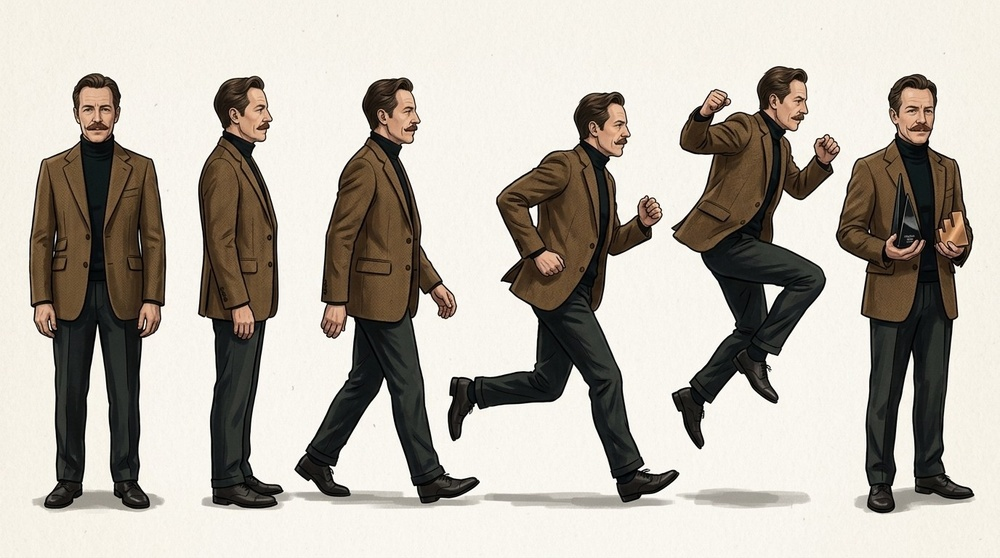
#> input picture Assets/References/ref_tester_turnaround_awards.jpg, 1000 x 558 px, shrunk from 1376 x 768 before the run
$ python -i paint.py   (imports and definitions only)
#> lines starting #> are read from the running program, lines starting #| are printed output that depends on the picture
"""Skia-based painting helpers giving a consistent ink + gouache look."""
import math
import numpy as np
import skia
from PIL import Image
from scipy import ndimage

# [1 line that did not run here, left out]


# [10 lines left out: functions surface, to_pil, not called in this run]


def to_np(surf):
    return np.asarray(to_pil(surf)).astype(np.float32)


# [60 lines left out: functions col, path_poly, path_smooth, fill, stroke, not called in this run]


def lin_grad(p0, p1, colors, pos=None):
    return skia.GradientShader.MakeLinear([skia.Point(*p0), skia.Point(*p1)], [col(c) for c in colors], pos)


def rad_grad(c, r, colors, pos=None):
    return skia.GradientShader.MakeRadial(skia.Point(*c), r, [col(c_) for c_ in colors], pos)


def noise_np(h, w, scale=1.0, seed=0, octaves=1):
    r = np.random.default_rng(seed)
    out = np.zeros((h, w), np.float32)
    amp = 1.0
    tot = 0
    for o in range(octaves):
        s = scale * (2 ** o)
        n = r.standard_normal((h, w)).astype(np.float32)
        if s > 0.3:
            n = ndimage.gaussian_filter(n, s)
            n /= (n.std() + 1e-6)
        out += n * amp
        tot += amp
        amp *= 0.5
    return out / tot


def gouache(img, strength=1.0, seed=0, grain=0.035, mottling=0.05, streak_dir=None, streak=0.0):
    """Apply paint texture to an RGBA float array (0..255): mottled pigment + paper grain."""
    a = img.astype(np.float32).copy()
    h, w = a.shape[:2]
    mot = noise_np(h, w, 18, seed, 2) * mottling
    gr = noise_np(h, w, 0.6, seed + 7) * grain
    v = 1.0 + (mot + gr) * strength
    if streak > 0:
        n = np.random.default_rng(seed + 3).standard_normal((h, w)).astype(np.float32)
        if streak_dir == 'h':
            n = ndimage.gaussian_filter(n, (0.6, 22))
        else:
            n = ndimage.gaussian_filter(n, (22, 0.6))
        n /= (n.std() + 1e-6)
        v += n * streak * strength
    a[:, :, :3] *= v[:, :, None]
    return np.clip(a, 0, 255)


def pil_from(a):
    return Image.fromarray(np.clip(a, 0, 255).astype(np.uint8), 'RGBA')

>>> import cv2
>>> picture = cv2.imread('../../Assets/References/ref_tester_turnaround_awards.jpg', cv2.IMREAD_GRAYSCALE)
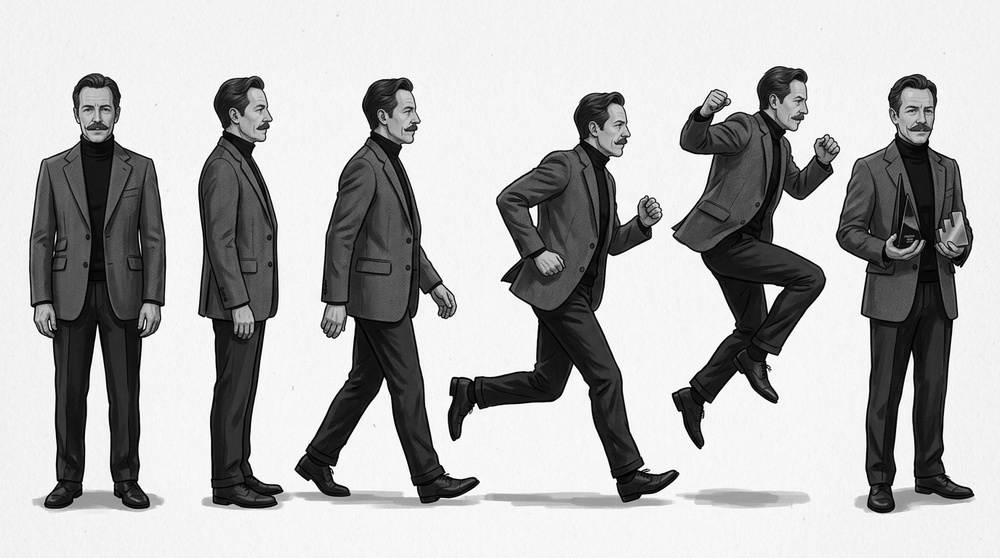
#> picture: shape (558, 1000); min 0, max 255, mean 178.4
>>> result = gouache(picture)
#> after the loop in noise_np, `for o in range(octaves):`:
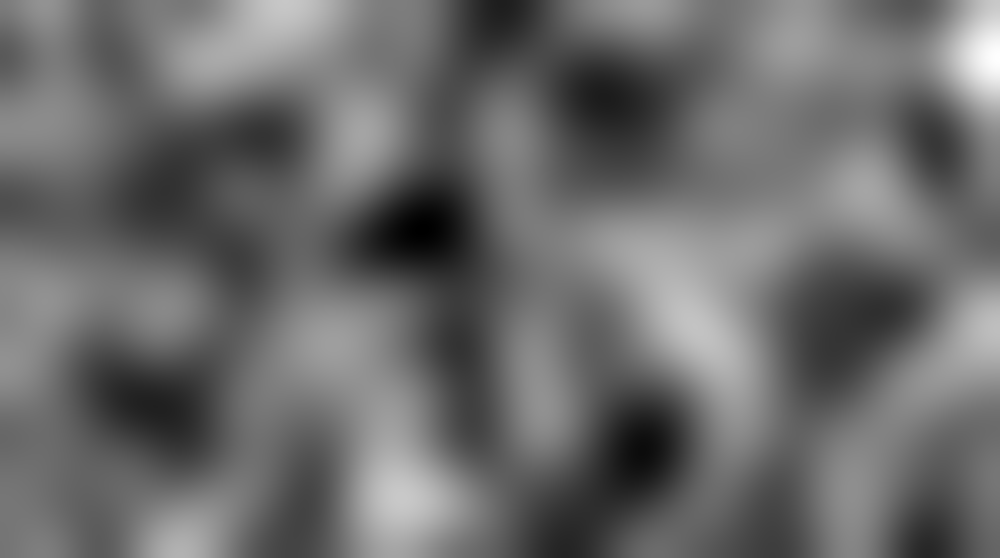
#> n: shape (558, 1000) float32; min -2.95, max 4.2, mean 0.0641; drawn with min black and max white
#> after the loop in noise_np, `for o in range(octaves):`:
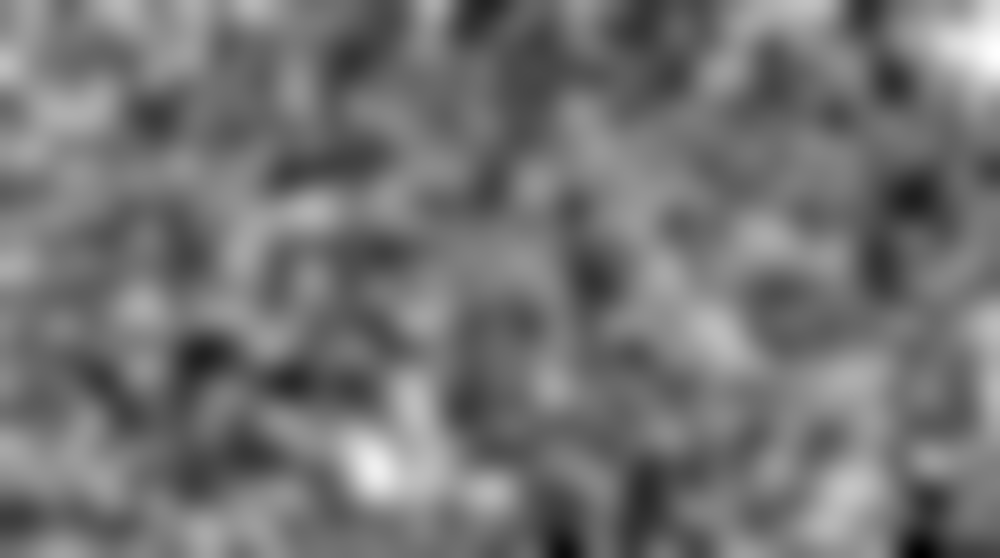
#> out: shape (558, 1000) float32; min -4.12, max 5.22, mean 0.0998; drawn with min black and max white
#> call 2 of noise_np, with h = 558, w = 1000, scale = 0.6, seed = 7, octaves = 1
#> after the loop in noise_np (call 2), `for o in range(octaves):`:
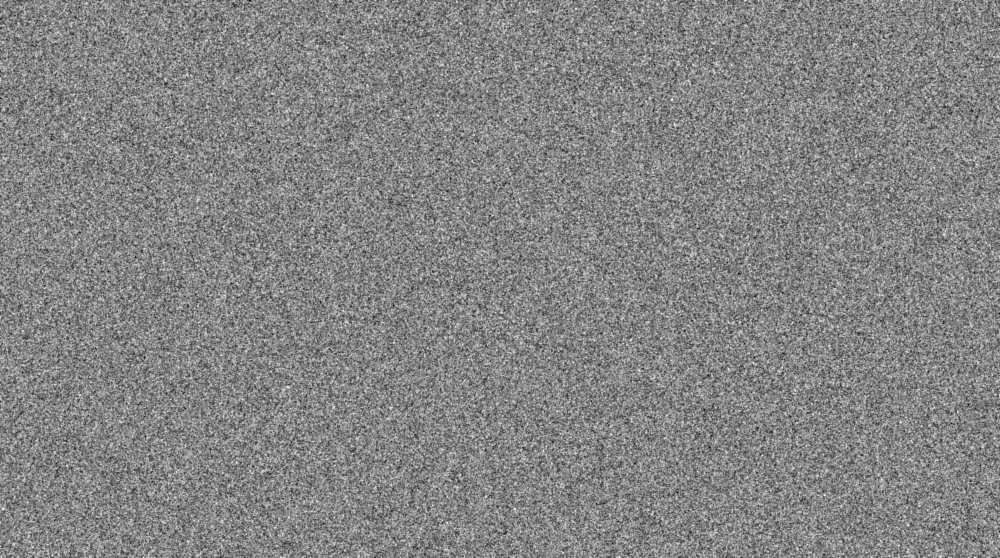
#> n: shape (558, 1000) float32; min -4.83, max 4.48, mean 0.00332; drawn with min black and max white
#> (the run stopped early here; a loop or call above may not have finished)

$ run again, on Assets/References/ref_tester_turnaround_cup.jpg
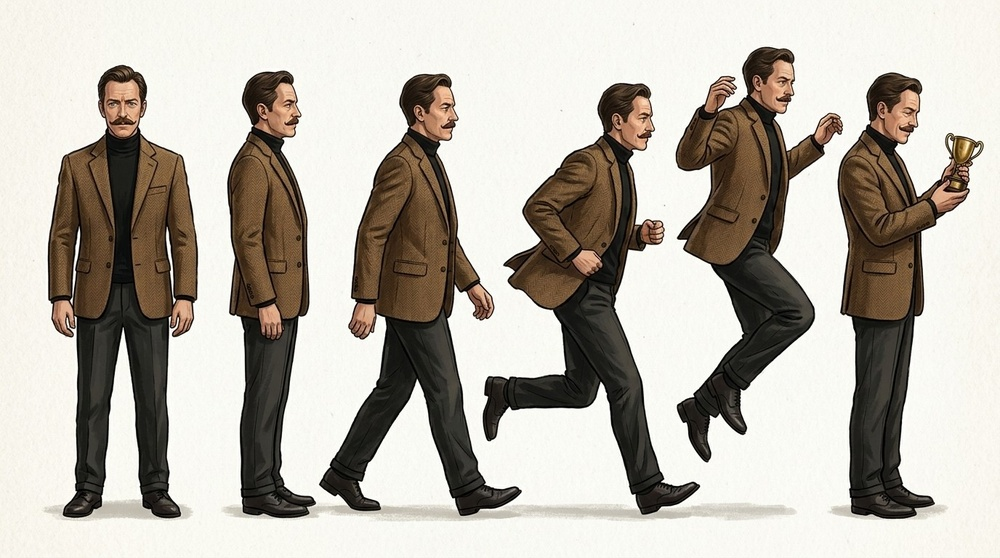
#> input picture Assets/References/ref_tester_turnaround_cup.jpg, 1000 x 558 px, shrunk from 1376 x 768 before the run
#> `picture = cv2.imread('../../Assets/References/ref_tester_turnaround_aw..`:
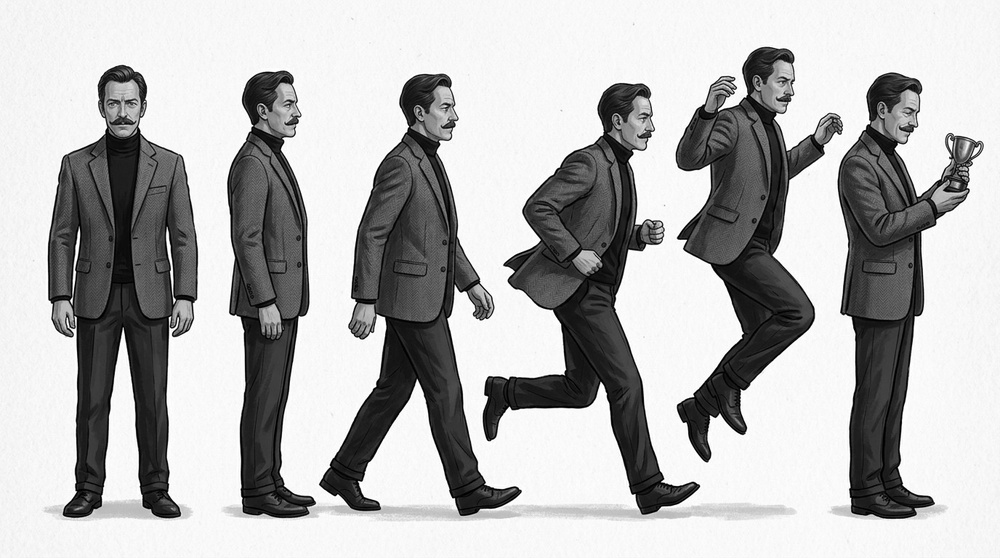
#> picture: shape (558, 1000); min 0, max 255, mean 180.7
